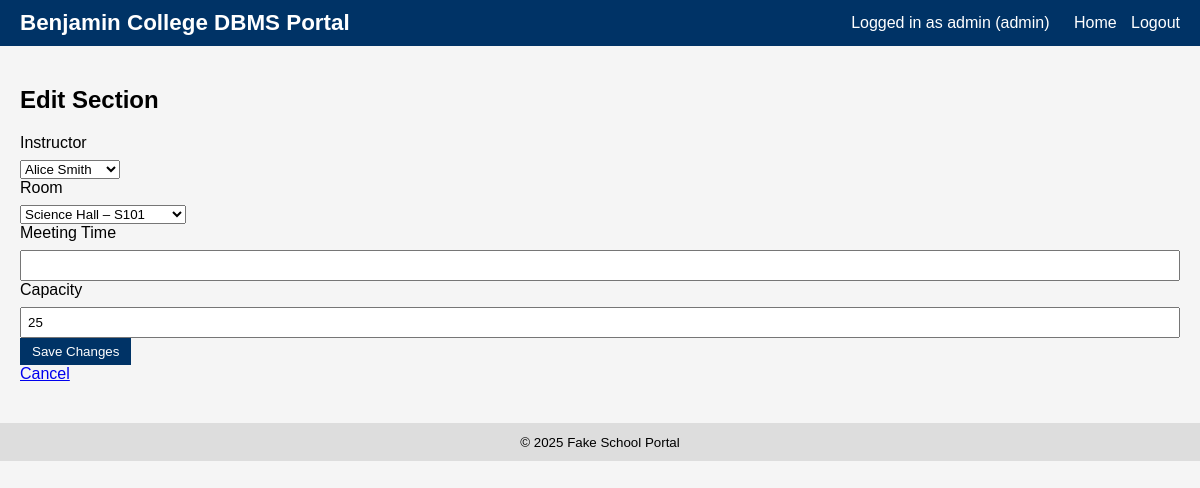
The app's page /admin/sections/edit/1/1 (signed in) with its own data.
### tables this page shows
CREATE TABLE CourseSelection (
    selection_id INTEGER PRIMARY KEY AUTOINCREMENT,
    course_id INTEGER NOT NULL,
    instructor_id INTEGER,
    room_id INTEGER,
    capacity INTEGER DEFAULT 30,
    FOREIGN KEY (course_id) REFERENCES Course(course_id),
    FOREIGN KEY (instructor_id) REFERENCES Employee(employee_id),
    FOREIGN KEY (room_id) REFERENCES Room(room_id)
);

CREATE TABLE Building (
    building_id INTEGER PRIMARY KEY AUTOINCREMENT,
    building_name TEXT NOT NULL UNIQUE
);

### app.py (the view, shortened to what this page needs)
@app.route("/admin/sections/edit/<int:selection_id>/<int:course_id>", methods=["GET", "POST"])
@login_required(role="admin")
def admin_edit_section(selection_id, course_id):
    db = get_db()
    section = db.execute(
        "SELECT * FROM CourseSelection WHERE selection_id=?",
        (selection_id,),
    ).fetchone()
    instructors = db.execute(
        "SELECT employee_id, first_name || ' ' || last_name AS name FROM Employee ORDER BY last_name"
    ).fetchall()
    rooms = _get_rooms(db)
    sched_rows = db.execute(
        """
        SELECT day_code, start_time, end_time
        FROM CourseSchedule
        WHERE selection_id=?
        ORDER BY CASE day_code
            WHEN 'M' THEN 1
            WHEN 'T' THEN 2
            WHEN 'W' THEN 3
            WHEN 'Th' THEN 4
            WHEN 'F' THEN 5
            ELSE 99
        END
        """,
        (selection_id,),
    ).fetchall()
    existing_days = [r["day_code"] for r in sched_rows]
    start_time = sched_rows[0]["start_time"] if sched_rows else ""
    end_time = sched_rows[0]["end_time"] if sched_rows else ""
    return render_template(
        "edit_section.html",
        section=section,
        instructors=instructors,
        rooms=rooms,
        course_id=course_id,
        existing_days=existing_days,
        start_time=start_time,
        end_time=end_time,
    )

### app.py (called while the page is built)
def get_db():
    if "db" not in g:
        g.db = sqlite3.connect(DATABASE)
        g.db.row_factory = sqlite3.Row
    return g.db

def login_required(role=None):
    def decorator(view):
        @wraps(view)
        def wrapped_view(**kwargs):
            if "user_id" not in session:
                return redirect(url_for("login"))
            if role and session.get("role") != role:
                flash("Unauthorized access.")
                return redirect(url_for("home"))
            return view(**kwargs)
        return wrapped_view
    return decorator

def _get_rooms(db):
    return db.execute(
        """
        SELECT r.room_id, r.room_number, b.building_name
        FROM Room r
        JOIN Building b ON r.building_id = b.building_id
        ORDER BY b.building_name, r.room_number
        """
    ).fetchall()

### templates/edit_section.html (shortened to what this page needs)
{% extends "base.html" %}
{% block content %}
<h2 class="page-title">Edit Section</h2>
<form method="POST" class="form-box">
    <label>Instructor</label>
    <select name="instructor_id">
        {% for i in instructors %}
        <option value="{{ i.employee_id }}"
                {% if section.instructor_id == i.employee_id %}selected{% endif %}>
            {{ i.name }}
        </option>
        {% endfor %}
    </select>
    <label>Room</label>
    <select name="room_id">
        {% for r in rooms %}
        <option value="{{ r.room_id }}"
                {% if section.room_id == r.room_id %}selected{% endif %}>
            {{ r.building_name }} – {{ r.room_number }}
        </option>
        {% endfor %}
    </select>
    <label>Meeting Time</label>
    <input type="text" name="meeting_time" value="{{ section.meeting_time }}" required>
    <label>Capacity</label>
    <input type="number" name="capacity" value="{{ section.capacity }}" min="1">
    <button class="btn-secondary" type="submit">Save Changes</button>
</form>
<a class="btn-mini danger"
   href="{{ url_for('admin_course_sections', course_id=course_id) }}">
    Cancel
</a>
{% endblock %}

### static/style.css (style rules this page uses)
body { font-family: Arial, sans-serif; margin: 0; background: #f5f5f5; }
.button, button { display: inline-block; padding: 6px 12px; background: #003366; color: white; border: none; text-decoration: none; cursor: pointer; }
form label { display: block; margin-bottom: 8px; }
form input[type="text"], form input[type="email"], form input[type="password"], form input[type="number"] { width: 100%; padding: 6px; box-sizing: border-box; }

### records on screen
CourseSelection: instructor_id "Alice Smith", room_id "Science Hall – S101", capacity "25"

### other values on screen
{{ session.get('username') }} "admin"
{{ session.get('role') }} "admin"
